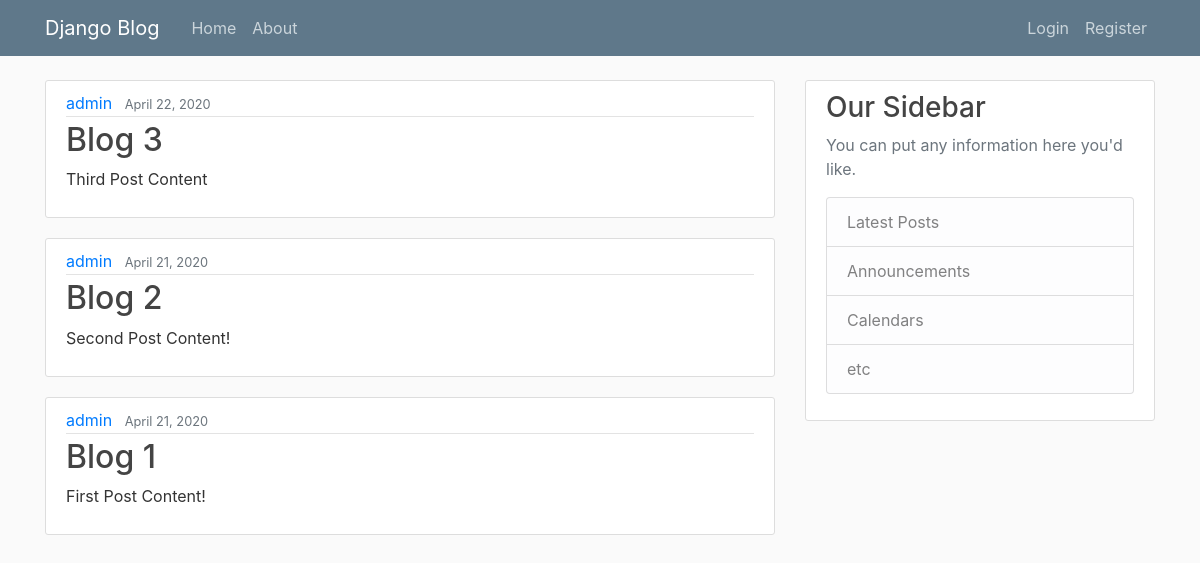
Before: / with the older database file.
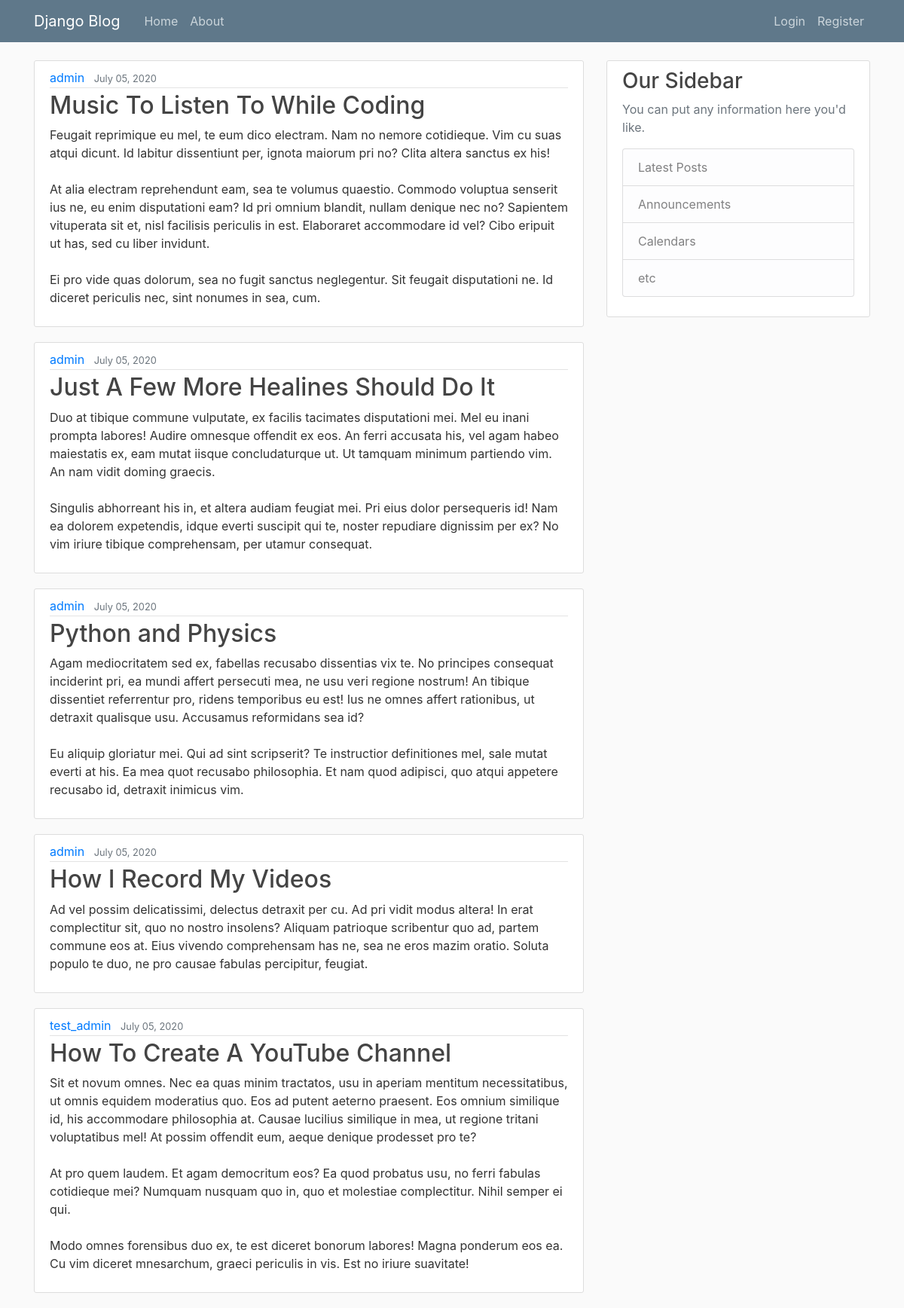
After: the same page with the newer database file.
### blog/models.py (models this page shows, shortened)
class Post(models.Model):
    title=models.CharField(max_length=100)
    content=models.TextField()
    date_posted=models.DateTimeField(default=timezone.now)
    author=models.ForeignKey(User,on_delete=models.CASCADE)

### blog/views.py (the view)
# urls.py: path('', PostListView.as_view(), name='blog-home'),
class PostListView(ListView):
    model = Post
    template_name = 'blog/home.html'  # <app>/<model>_<viewtype>.html
    context_object_name = 'posts'
    ordering = ['-date_posted']
    paginate_by = 5

### blog/templates/blog/home.html
    {% extends "blog/base.html" %}
    {% block content %}
        {% for post in posts %}
         <article class="media content-section">
            <div class="media-body">
              <div class="article-metadata">
                <a class="mr-2" href="#">{{ post.author }}</a>
                <small class="text-muted">{{ post.date_posted|date:"F d, Y"}}</small>
              </div>
              <h2><a class="article-title" href="#">{{ post.title }}</a></h2>
              <p class="article-content">{{ post.content }}</p>
            </div>
          </article>
        {% endfor %}
    {% endblock content %}

Changed rows visible on the page:
no longer on this page (row edited): Post: author "admin", date_posted "April 22, 2020", title "Blog 3", content "Third Post Content"
no longer on this page (row edited): Post: author "admin", date_posted "April 21, 2020", title "Blog 2", content "Second Post Content!"
no longer on this page (row edited): Post: author "admin", date_posted "April 21, 2020", title "Blog 1", content "First Post Content!"
added Post: author "admin", date_posted "July 05, 2020", title "Music To Listen To While Coding", content "Feugait reprimique eu mel, te eum dico electram. Nam no nemore cotidieque. Vim cu suas atqui dicunt. Id labitur dissentiunt per, ignota maiorum pri no? Clita altera sanctus ex his! At alia electram reprehendunt eam, sea te volumus quaestio. Commodo voluptua senserit ius ne, eu enim disputationi eam? Id pri omnium blandit, nullam denique nec no? Sapientem vituperata sit et, nisl facilisis periculis in est. Elaboraret accommodare id vel? Cibo eripuit ut has, sed cu liber invidunt. Ei pro vide quas dolorum, sea no fugit sanctus neglegentur. Sit feugait disputationi ne. Id diceret periculis nec, sint nonumes in sea, cum."
added Post: author "admin", date_posted "July 05, 2020", title "Just A Few More Healines Should Do It", content "Duo at tibique commune vulputate, ex facilis tacimates disputationi mei. Mel eu inani prompta labores! Audire omnesque offendit ex eos. An ferri accusata his, vel agam habeo maiestatis ex, eam mutat iisque concludaturque ut. Ut tamquam minimum partiendo vim. An nam vidit doming graecis. Singulis abhorreant his in, et altera audiam feugiat mei. Pri eius dolor persequeris id! Nam ea dolorem expetendis, idque everti suscipit qui te, noster repudiare dignissim per ex? No vim iriure tibique comprehensam, per utamur consequat."
added Post: author "admin", date_posted "July 05, 2020", title "Python and Physics", content "Agam mediocritatem sed ex, fabellas recusabo dissentias vix te. No principes consequat inciderint pri, ea mundi affert persecuti mea, ne usu veri regione nostrum! An tibique dissentiet referrentur pro, ridens temporibus eu est! Ius ne omnes affert rationibus, ut detraxit qualisque usu. Accusamus reformidans sea id? Eu aliquip gloriatur mei. Qui ad sint scripserit? Te instructior definitiones mel, sale mutat everti at his. Ea mea quot recusabo philosophia. Et nam quod adipisci, quo atqui appetere recusabo id, detraxit inimicus vim."
added Post: author "admin", date_posted "July 05, 2020", title "How I Record My Videos", content "Ad vel possim delicatissimi, delectus detraxit per cu. Ad pri vidit modus altera! In erat complectitur sit, quo no nostro insolens? Aliquam patrioque scribentur quo ad, partem commune eos at. Eius vivendo comprehensam has ne, sea ne eros mazim oratio. Soluta populo te duo, ne pro causae fabulas percipitur, feugiat."
added Post: author "test_admin", date_posted "July 05, 2020", title "How To Create A YouTube Channel", content "Sit et novum omnes. Nec ea quas minim tractatos, usu in aperiam mentitum necessitatibus, ut omnis equidem moderatius quo. Eos ad putent aeterno praesent. Eos omnium similique id, his accommodare philosophia at. Causae lucilius similique in mea, ut regione tritani voluptatibus mel! At possim offendit eum, aeque denique prodesset pro te? At pro quem laudem. Et agam democritum eos? Ea quod probatus usu, no ferri fabulas cotidieque mei? Numquam nusquam quo in, quo et molestiae complectitur. Nihil semper ei qui. Modo omnes forensibus duo ex, te est diceret bonorum labores! Magna ponderum eos ea. Cu vim diceret mnesarchum, graeci periculis in vis. Est no iriure suavitate!"
